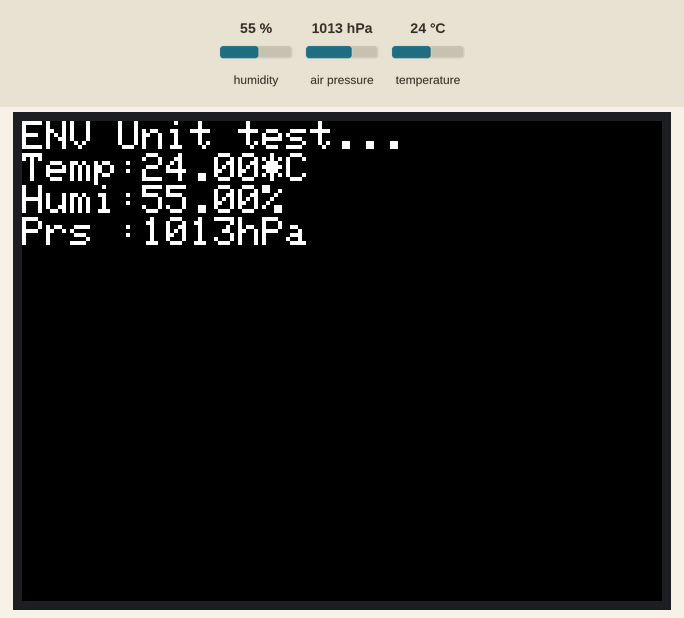
This sketch was run on a simulated ESP32. Parts: 320×240 colour display. The test bench sets the inputs (shaded band); at power-on: humidity 55 %, air pressure 1013 hPa, temperature 24 °C. What the sketch prints to the serial monitor is not drawn.

Above: at 1.4 s.
1.5 s: humidity set to 22 %
At 3.6 s:
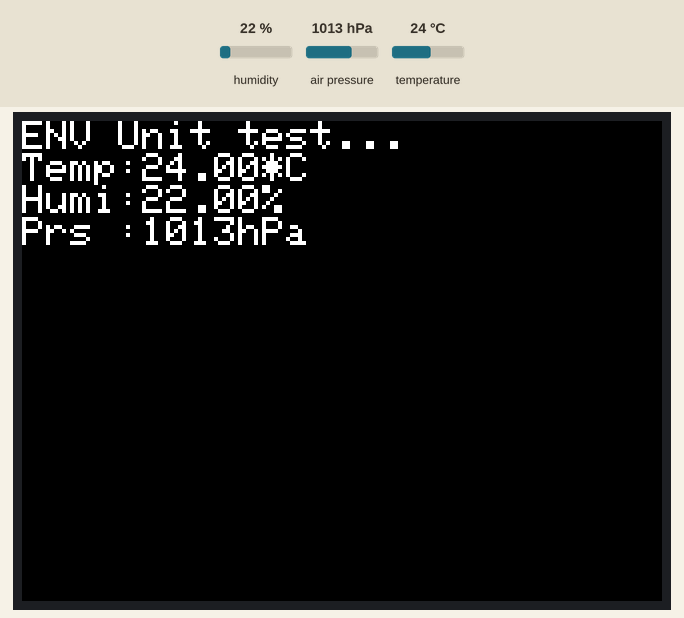
3.9 s: air pressure set to 952 hPa
At 5.7 s:
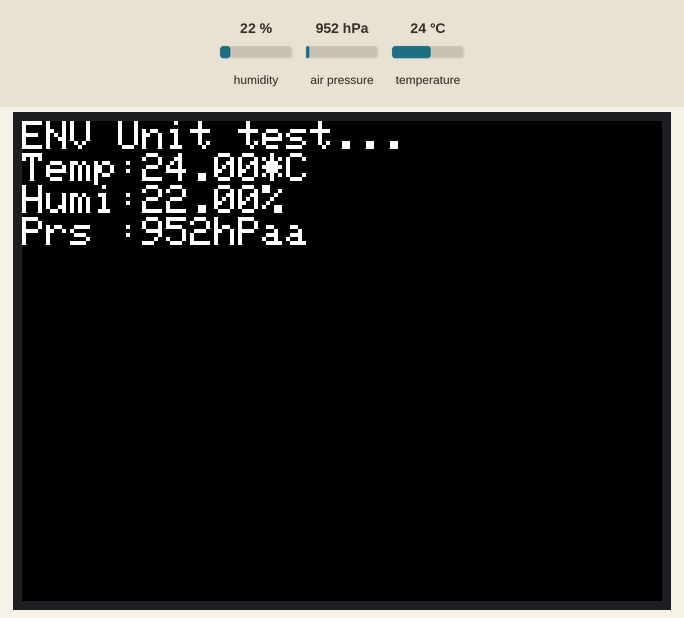
6.0 s: temperature set to 12 °C
At 7.7 s:
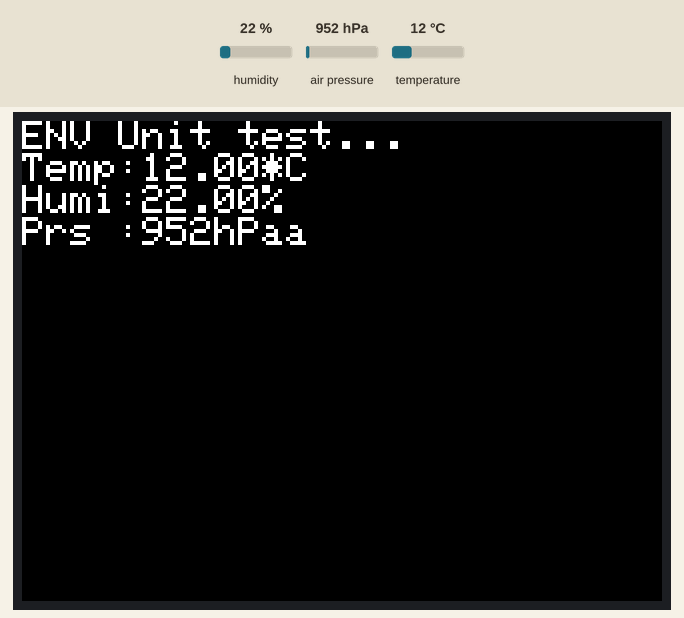
8.1 s: humidity set to 40 %
At 9.6 s:
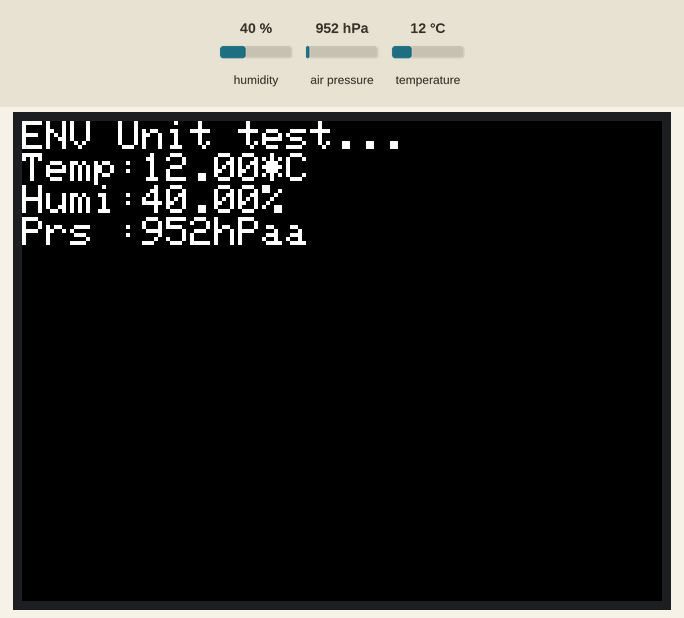
10.2 s: air pressure set to 975 hPa
At 11.6 s:
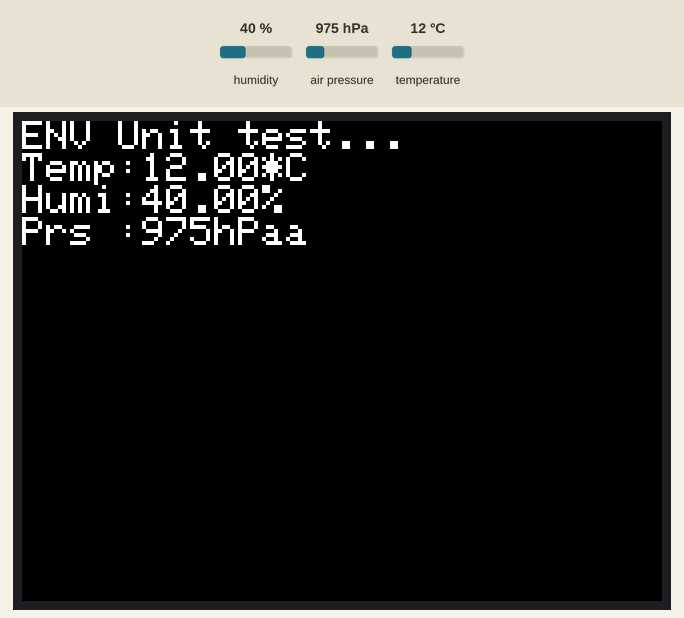
Timing chart, 0 to 13.2 s (numbered marks = the images above; inputs shaded):
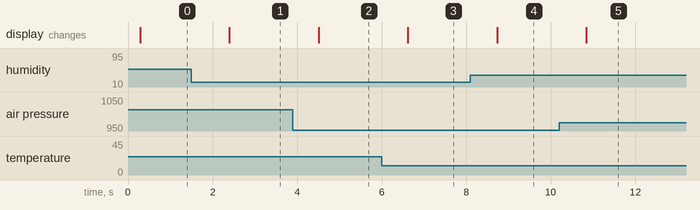

The sketch:

ENVII_M5Stack.ino
```cpp
/*Please install the < Adafruit BMP280 Library > （https://github.com/adafruit/Adafruit_BMP280_Library）
                     < Adafruit SHT31 Library > （https://github.com/adafruit/Adafruit_SHT31）
   from the library manager before use.
  This code will display the temperature, humidity and air pressure information on the screen*/

#include <M5Stack.h>
#include <Adafruit_BMP280.h>
#include <Adafruit_SHT31.h>

Adafruit_SHT31 sht3x = Adafruit_SHT31(&Wire);
Adafruit_BMP280 bme = Adafruit_BMP280(&Wire);

float tmp = 0.0;
float hum = 0.0;
float pressure = 0.0;

void setup() {
  M5.begin();
  M5.Lcd.setTextSize(2);
  Wire.begin(21, 22);
  Serial.println(F("ENV Unit(SHT30 and BMP280) test..."));

  while (!bme.begin(0x76)) {
    Serial.println("Could not find a valid BMP280 sensor, check wiring!");
    M5.Lcd.println("Could not find a valid BMP280 sensor, check wiring!");
  }
  while (!sht3x.begin(0x44)) {
    Serial.println("Could not find a valid SHT3X sensor, check wiring!");
    M5.Lcd.println("Could not find a valid SHT3X sensor, check wiring!");
  }
  M5.Lcd.fillScreen(BLACK);
  M5.Lcd.println("ENV Unit test...");
}

void loop() {
  pressure = bme.readPressure();
  tmp = sht3x.readTemperature();
  hum = sht3x.readHumidity();

  Serial.printf("Temperatura: %2.2f*C  Humedad: %0.2f%%  Pressure: %0.2fhPa\r\n", tmp, hum, pressure / 100);
  M5.Lcd.setCursor(0, 16);
  M5.Lcd.setTextColor(WHITE, BLACK);

  M5.Lcd.printf("Temp:%2.2f*C\n", tmp);
  M5.Lcd.printf("Humi:%2.2f%%\n", hum);
  M5.Lcd.printf("Prs :%2.0fhPa\n", pressure / 100);

  delay(1000);
}
```

Measured:
- after the input at 1.5 s, the display: changes after 0.90 s (image 1)
- after the input at 3.9 s, the display: changes after 0.61 s (image 2)
- after the input at 6.0 s, the display: changes after 0.62 s (image 3)
- after the input at 8.1 s, the display: changes after 0.63 s (image 4)
- after the input at 10.2 s, the display: changes after 0.64 s (image 5)
